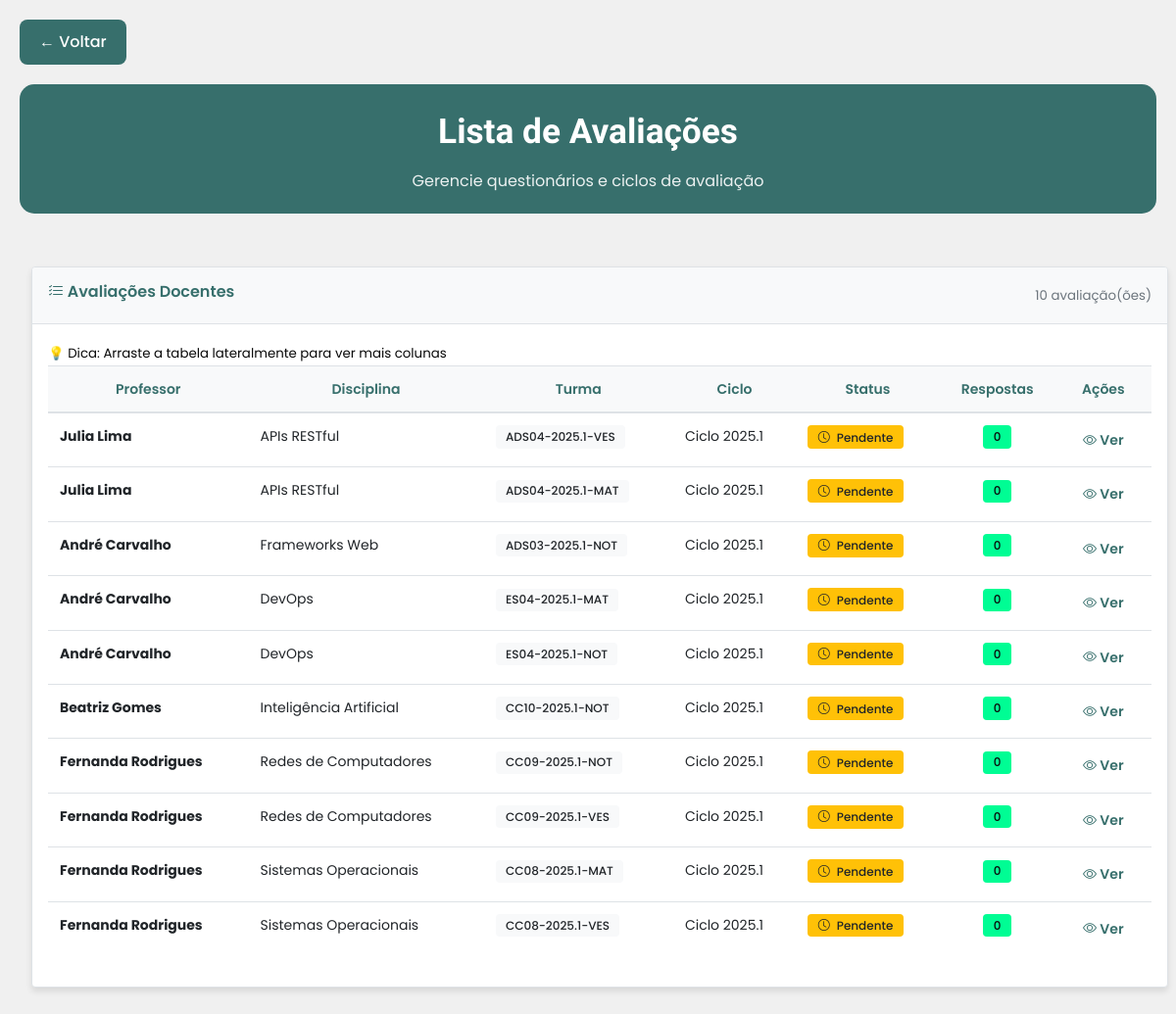
Page /avaliacoes/ (signed in) on the committed database.
### avaliacao_docente/models/models_originais.py (models this page shows, shortened)
class AvaliacaoDocente(models.Model):
    STATUS_CHOICES = [
        ("pendente", "Pendente"),
        ("em_andamento", "Em Andamento"),
        ("finalizada", "Finalizada"),
        ("cancelada", "Cancelada"),
    ]
    ciclo = models.ForeignKey(
        CicloAvaliacao, on_delete=models.CASCADE, related_name="avaliacoes"
    )
    turma = models.ForeignKey(
        Turma, on_delete=models.CASCADE, related_name="avaliacoes_docente"
    )
    professor = models.ForeignKey(
        PerfilProfessor, on_delete=models.CASCADE, related_name="avaliacoes_recebidas"
    )
    disciplina = models.ForeignKey(
        Disciplina, on_delete=models.CASCADE, related_name="avaliacoes_docente"
    )
    status = models.CharField(max_length=15, choices=STATUS_CHOICES, default="pendente")
    data_criacao = models.DateTimeField(auto_now_add=True)
    data_atualizacao = models.DateTimeField(auto_now=True)
    class Meta:
        unique_together = ["ciclo", "turma", "professor", "disciplina"]
        ordering = ["-data_criacao"]
        verbose_name = "Avaliação Docente"
        verbose_name_plural = "Avaliações Docentes"
    def total_respostas(self):
        return self.respostas.values("aluno").distinct().count()

class PerfilProfessor(models.Model):
    user = models.OneToOneField(
        User, on_delete=models.CASCADE, related_name="perfil_professor"
    )
    registro_academico = models.CharField(max_length=45)
    objects = models.Manager()  # Manager padrão
    non_admin = PerfilProfessorManager()  # Manager que exclui admins

class Disciplina(models.Model):
    TIPO_CHOICES = [
        ("Obrigatória", "Obrigatória"),
        ("Optativa", "Optativa"),
    ]
    disciplina_nome = models.CharField(max_length=100)
    disciplina_sigla = models.CharField(max_length=45)
    disciplina_tipo = models.CharField(max_length=45, choices=TIPO_CHOICES)
    curso = models.ForeignKey(
        Curso, on_delete=models.CASCADE, related_name="disciplinas"
    )
    professor = models.ForeignKey(
        PerfilProfessor, on_delete=models.CASCADE, related_name="disciplinas"
    )
    periodo_letivo = models.ForeignKey(
        PeriodoLetivo, on_delete=models.CASCADE, related_name="disciplinas"
    )

class Turma(models.Model):
    TURNO_CHOICES = [
        ("matutino", "Matutino"),
        ("vespertino", "Vespertino"),
        ("noturno", "Noturno"),
    ]
    STATUS_CHOICES = [
        ("ativa", "Ativa"),
        ("finalizada", "Finalizada"),
    ]
    codigo_turma = models.CharField(max_length=100, unique=True)  # Ex: "INFO3A-2024.1"
    disciplina = models.ForeignKey(
        Disciplina, on_delete=models.CASCADE, related_name="turmas"
    )
    turno = models.CharField(max_length=15, choices=TURNO_CHOICES)
    status = models.CharField(max_length=15, choices=STATUS_CHOICES, default="ativa")
    data_criacao = models.DateTimeField(auto_now_add=True)
    class Meta:
        unique_together = ["disciplina", "turno"]
        ordering = ["disciplina__periodo_letivo", "disciplina__disciplina_nome"]

class CicloAvaliacao(models.Model):
    nome = models.CharField(max_length=100)  # Ex: "Avaliação Docente 2024.1"
    periodo_letivo = models.ForeignKey(
        PeriodoLetivo, on_delete=models.CASCADE, related_name="ciclos_avaliacao"
    )
    data_inicio = models.DateTimeField()
    data_fim = models.DateTimeField()
    questionario = models.ForeignKey(
        QuestionarioAvaliacao, on_delete=models.CASCADE, related_name="ciclos"
    )
    ativo = models.BooleanField(default=True)
    permite_avaliacao_anonima = models.BooleanField(default=True)
    permite_multiplas_respostas = models.BooleanField(default=False)
    enviar_lembrete_email = models.BooleanField(default=True)
    turmas = models.ManyToManyField(
        Turma,
        related_name="ciclos_avaliacao",
        blank=True,
        verbose_name="Turmas que devem responder",
        help_text="Selecione as turmas que devem participar desta avaliação",
    )
    data_criacao = models.DateTimeField(auto_now_add=True)
    criado_por = models.ForeignKey(
        User, on_delete=models.CASCADE, related_name="ciclos_criados"
    )
    class Meta:
        ordering = ["-data_inicio"]
        verbose_name = "Ciclo de Avaliação"
        verbose_name_plural = "Ciclos de Avaliação"

### avaliacao_docente/views.py (the view)
# urls.py: path("avaliacoes/", views.listar_avaliacoes, name="listar_avaliacoes"),
@login_required
def listar_avaliacoes(request):
    if check_user_permission(request.user, ["professor"]) and not check_user_permission(
        request.user, ["coordenador", "admin"]
    ):
        messages.error(
            request,
            "Professores não têm acesso direto à listagem geral de avaliações.",
        )
        return redirect("inicio")
    if hasattr(request.user, "perfil_aluno"):
        from django.db.models import Q
        from django.utils import timezone
        turmas_aluno = request.user.perfil_aluno.matriculas.filter(
            status="ativa"
        ).values_list("turma_id", flat=True)
        now = timezone.now()
        avaliacoes_disponiveis = (
            AvaliacaoDocente.objects.filter(
                ciclo__ativo=True,
                ciclo__data_inicio__lte=now,
                ciclo__data_fim__gte=now,
                turma_id__in=turmas_aluno,
                status__in=["pendente", "em_andamento"],
            )
            .exclude(respostas__aluno=request.user.perfil_aluno)
            .distinct()
            .order_by("-data_criacao")
        )
        avaliacoes = avaliacoes_disponiveis
        titulo = "Avaliações Disponíveis para Responder"
        ciclos = []
    else:
        avaliacoes = AvaliacaoDocente.objects.filter(ciclo__ativo=True).order_by(
            "-data_criacao"
        )
        titulo = "Avaliações Docentes"
        from django.utils import timezone
        now = timezone.now()
        ciclos_queryset = CicloAvaliacao.objects.filter(ativo=True)
        ciclos_em_andamento = []
        ciclos_finalizados = []
        for c in ciclos_queryset:
            if c.data_fim < now:
                ciclos_finalizados.append(c)
            else:
                ciclos_em_andamento.append(c)
        ciclos = {
            "em_andamento": ciclos_em_andamento,
            "finalizados": ciclos_finalizados,
        }
    paginator = Paginator(avaliacoes, 10)
    page_number = request.GET.get("page")
    page_obj = paginator.get_page(page_number)
    context = {
        "avaliacoes": page_obj,
        "ciclos": ciclos,
        "titulo": titulo,
        "ciclos_em_andamento": (
            ciclos.get("em_andamento")
            if not hasattr(request.user, "perfil_aluno")
            else []
        ),
        "ciclos_finalizados": (
            ciclos.get("finalizados")
            if not hasattr(request.user, "perfil_aluno")
            else []
        ),
    }
    return render(request, "avaliacoes/listar_avaliacoes.html", context)

### templates/avaliacoes/listar_avaliacoes.html (shortened to what this page needs)
{% load static %}
{% load user_tags %}
<!DOCTYPE html>
<html lang="pt-br">
<head>
    <link rel="stylesheet" href="{% static 'css/global.css' %}">
    <link rel="stylesheet" href="{% static 'css/avaliacoes.css' %}">
</head>
<body>
    <main>
        <div class="container">
            <a href="{% url 'inicio' %}" class="back-button">← Voltar</a>
            <div class="header">
                <h1>Lista de Avaliações</h1>
                <p>Gerencie questionários e ciclos de avaliação</p>
            </div>
<div class="row g-4">
    <div class="col-12">
        <div class="card card-custom">
            <div class="card-header d-flex justify-content-between align-items-center">
                <h6 class="card-title mb-0">
                    <i class="bi bi-list-check"></i> {{ titulo }}
                </h6>
                {% if avaliacoes %}
                    <small class="text-muted">{{ avaliacoes|length }} avaliação(ões)</small>
                {% endif %}
            </div>
            <div class="card-body">
                {% if avaliacoes %}
                    {% if user|has_role:"aluno" %}
                    <div class="row g-3">
                        {% for avaliacao in avaliacoes %}
                        <div class="col-md-6 col-lg-4">
                            <div class="avaliacao-item">
                                <div class="avaliacao-header">
                                    <h5 class="avaliacao-titulo">{{ avaliacao.disciplina.disciplina_nome }}</h5>
                                </div>
                                <div class="avaliacao-body">
                                    <div class="info-item">
                                        <span class="info-label">
                                            <i class="bi bi-person"></i> Professor:
                                        </span>
                                        <span class="info-value">{{ avaliacao.professor.user.get_full_name }}</span>
                                    </div>
                                    <div class="info-item">
                                        <span class="info-label">
                                            <i class="bi bi-collection"></i> Turma:
                                        </span>
                                        <span class="info-value">{{ avaliacao.turma.codigo_turma }}</span>
                                    </div>
                                    <div class="info-item">
                                        <span class="info-label">
                                            <i class="bi bi-clock"></i> Ciclo:
                                        </span>
                                        <span class="info-value">{{ avaliacao.ciclo.nome }}</span>
                                    </div>
                                    <div class="info-item">
                                        <span class="info-label">
                                            <i class="bi bi-calendar-range"></i> Período:
                                        </span>
                                        <span class="info-value">
                                            {{ avaliacao.ciclo.data_inicio|date:"d/m/Y" }} - {{ avaliacao.ciclo.data_fim|date:"d/m/Y" }}
                                        </span>
                                    </div>
                                </div>
                                {% if avaliacao.ciclo.ativo and avaliacao.status != 'finalizada' %}
                                <div class="avaliacao-footer">
                                    <a href="{% url 'responder_avaliacao' avaliacao.id %}" class="btn btn-primary-custom w-100">
                                        <i class="bi bi-pencil-square"></i> Responder Avaliação
                                    </a>
                                </div>
                                {% else %}
                                <div class="avaliacao-footer">
                                    <button class="btn btn-secondary w-100" disabled>
                                        <i class="bi bi-stop-circle"></i> Encerrada
                                    </button>
                                </div>
                                {% endif %}
                            </div>
                        </div>
                        {% endfor %}
                    </div>
                    {% else %}
                                        <div class="table-scroll-hint">
                        <small>💡 Dica: Arraste a tabela lateralmente para ver mais colunas</small>
                    </div>
                    <div class="table-responsive">
                        <table class="table table-hover">
                            <thead class="table-light">
                                <tr>
                                    <th>Professor</th>
                                    <th>Disciplina</th>
                                    <th>Turma</th>
                                    <th>Ciclo</th>
                                    <th>Status</th>
                                    <th class="text-center">Respostas</th>
                                    <th class="text-center">Ações</th>
                                </tr>
                            </thead>
                            <tbody>
                                {% for avaliacao in avaliacoes %}
                                <tr>
                                    <td>
                                        <strong>{{ avaliacao.professor.user.get_full_name }}</strong>
                                    </td>
                                    <td>
                                        {{ avaliacao.disciplina.disciplina_nome }}
                                    </td>
                                    <td>
                                        <span class="badge bg-light text-dark">{{ avaliacao.turma.codigo_turma }}</span>
                                    </td>
                                    <td>
                                        {{ avaliacao.ciclo.nome }}
                                    </td>
                                    <td>
                                        {% if avaliacao.status == 'pendente' %}
                                            <span class="badge bg-warning">
                                                <i class="bi bi-clock"></i> Pendente
                                            </span>
                                        {% elif avaliacao.status == 'em_andamento' %}
                                            <span class="badge bg-info">
                                                <i class="bi bi-hourglass-split"></i> Em Andamento
                                            </span>
                                        {% elif avaliacao.status == 'finalizada' %}
                                            <span class="badge bg-success">
                                                <i class="bi bi-check-circle"></i> Finalizada
                                            </span>
                                        {% else %}
                                            <span class="badge bg-secondary">
                                                <i class="bi bi-question-circle"></i> {{ avaliacao.get_status_display }}
                                            </span>
                                        {% endif %}
                                    </td>
                                    <td class="text-center">
                                        <span class="badge bg-primary-custom">{{ avaliacao.total_respostas }}</span>
                                    </td>
                                    <td class="text-center">
                                        <a href="{% url 'visualizar_avaliacao' avaliacao.id %}"
                                           class="btn btn-outline-primary-custom btn-sm"
                                           title="Visualizar Avaliação"
                                          >
                                            <i class="bi bi-eye"></i> Ver
                                        </a>
                                    </td>
                                </tr>
                                {% endfor %}
                            </tbody>
                        </table>
                    </div>
                    {% endif %}
                {% endif %}
            </div>
        </div>
    </div>
</div>
        </div>
    </main>
</body>
</html>

### rows in the picture
AvaliacaoDocente: professor.user.get_full_name "Julia Lima", disciplina.disciplina_nome "APIs RESTful", turma.codigo_turma "ADS04-2025.1-VES", ciclo.nome "Ciclo 2025.1", status "pendente" (drawn), total_respostas "0"
AvaliacaoDocente: professor.user.get_full_name "Julia Lima", disciplina.disciplina_nome "APIs RESTful", turma.codigo_turma "ADS04-2025.1-MAT", ciclo.nome "Ciclo 2025.1", status "pendente" (drawn), total_respostas "0"
AvaliacaoDocente: professor.user.get_full_name "André Carvalho", disciplina.disciplina_nome "Frameworks Web", turma.codigo_turma "ADS03-2025.1-NOT", ciclo.nome "Ciclo 2025.1", status "pendente" (drawn), total_respostas "0"
AvaliacaoDocente: professor.user.get_full_name "André Carvalho", disciplina.disciplina_nome "DevOps", turma.codigo_turma "ES04-2025.1-MAT", ciclo.nome "Ciclo 2025.1", status "pendente" (drawn), total_respostas "0"
AvaliacaoDocente: professor.user.get_full_name "André Carvalho", disciplina.disciplina_nome "DevOps", turma.codigo_turma "ES04-2025.1-NOT", ciclo.nome "Ciclo 2025.1", status "pendente" (drawn), total_respostas "0"
AvaliacaoDocente: professor.user.get_full_name "Beatriz Gomes", disciplina.disciplina_nome "Inteligência Artificial", turma.codigo_turma "CC10-2025.1-NOT", ciclo.nome "Ciclo 2025.1", status "pendente" (drawn), total_respostas "0"
AvaliacaoDocente: professor.user.get_full_name "Fernanda Rodrigues", disciplina.disciplina_nome "Redes de Computadores", turma.codigo_turma "CC09-2025.1-NOT", ciclo.nome "Ciclo 2025.1", status "pendente" (drawn), total_respostas "0"
AvaliacaoDocente: professor.user.get_full_name "Fernanda Rodrigues", disciplina.disciplina_nome "Redes de Computadores", turma.codigo_turma "CC09-2025.1-VES", ciclo.nome "Ciclo 2025.1", status "pendente" (drawn), total_respostas "0"
AvaliacaoDocente: professor.user.get_full_name "Fernanda Rodrigues", disciplina.disciplina_nome "Sistemas Operacionais", turma.codigo_turma "CC08-2025.1-MAT", ciclo.nome "Ciclo 2025.1", status "pendente" (drawn), total_respostas "0"
AvaliacaoDocente: professor.user.get_full_name "Fernanda Rodrigues", disciplina.disciplina_nome "Sistemas Operacionais", turma.codigo_turma "CC08-2025.1-VES", ciclo.nome "Ciclo 2025.1", status "pendente" (drawn), total_respostas "0"

### other values in the picture
{{ titulo }} "Avaliações Docentes"
{{ avaliacoes|length }} "10"
